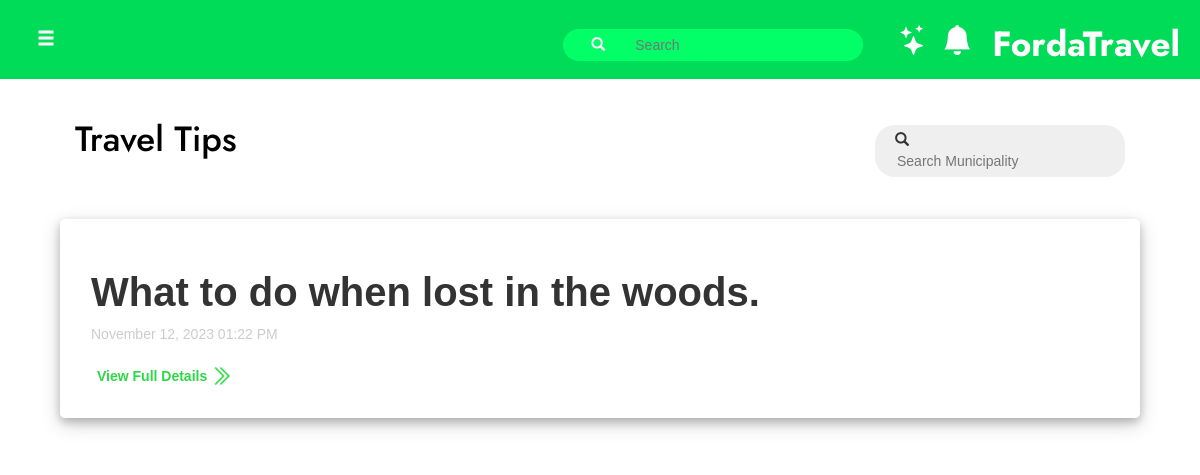
Page /userside/user_tips/u_tips.php (signed in) on the committed database.
### tables this page shows
CREATE TABLE `tbl_tips` (
  `id` int(11) NOT NULL,
  `admin_id` int(11) NOT NULL,
  `fld_title` varchar(255) DEFAULT NULL,
  `fld_content` mediumtext DEFAULT NULL,
  `fld_mainimage` varchar(500) DEFAULT NULL,
  `fld_images` mediumtext DEFAULT NULL,
  `fld_datetime` datetime DEFAULT NULL
);

### userside/user_tips/u_tips.php (the view, shortened to what this page needs)
<?php
    include("../../navbar.php");
    $municipal_name = "";
    if (isset($_SESSION['username'])) {
        $username = $_SESSION['username'];
        $result = $conn -> query("select * from tbl_users where fld_username like '$username'");
    }
?>
<!DOCTYPE html>
<html lang="en">
<head>
    <link rel="stylesheet" href="https://cdn.jsdelivr.net/npm/bootstrap-icons@1.11.1/font/bootstrap-icons.css">
    <link rel="stylesheet" href="u_tipstyle.css">
</head>
<body>
    <?php include_once("../../header.php"); ?>
    <div class="container fluid">
        <div class="contentdiv">
        <br>
            <div class="row" id="title_div">
                <div class="col-sm-6">
                    <h1 id="page-title"><a href="/tourism_information_system/userside/user_tips/u_tips.php">Travel Tips</a></h1>
                </div>
                <div class="col-sm-6">
                    <div class="searchdiv_m">
                            <div id="search_m">
                                <span class="glyphicon glyphicon-search">&nbsp;&nbsp;</span><input type="text" name="txt_search_m" id="txt_search_m" autocomplete="off" placeholder="Search Municipality " value ='<?php echo $municipal_name;?>'>
                            </div>
                        </div>
                    </div>
                </div>
            </div>
            <div class="result_tipsdiv" style='<?php
                if(isset($_GET["tips_id"])){
                    echo "display: none";
                }else{
                    echo "display: block";
                }
            ?>'>
                    <?php
                        if(isset($_GET["municipality"])){
                            $result = $conn->query("select * from tbl_tips where admin_id = '$_GET[municipality]' order by fld_datetime DESC");
                        }else{
                            $result = $conn->query("select * from tbl_tips order by fld_datetime DESC");
                        }
                        while ($row = $result->fetch_assoc()) {
                            echo "<div class='row'>
                                    <div class='tips_container'>
                                        <div class='shortcutsdiv' >";
                                        echo "<div class='centeredtxt'>
                                                <h4 class='tips_title'>{$row['fld_title']}</h4>";
                                                $date = date_create("{$row["fld_datetime"]}");
                                                $date_time = date_format($date,"F j, Y h:i A");
                                        echo "<span class='tips_date'>$date_time</span>
                                                </div>
                                        </div><br>
                                        <button type='button' class='btn_more' tips_id='$row[id]'><span id='txt_more'>View Full Details</span><img id='more_icon' src='/tourism_information_system/btn_icons/more_icon.png'/></button>
                                    </div>
                                </div>";
                        }
                    ?>
            </div>
        </div>
        <br><br>
    <br><br>
</body>
</html>

### userside/user_tips/u_tipstyle.css (style rules this page uses)
body { background-color: white; overflow: auto; }
.contentdiv { width: 100%; position: relative; margin: auto; margin-top: 80px; }
.container { width: 100%; }
#title_div { padding-left: 30px; padding-right: 30px; }
a, a:active, a:visited, a:link { text-decoration: none; color: black; }
.result_tipsdiv { margin-top: 50px; padding-left: 30px; padding-right: 30px; width: 100%; height: auto; }
.tips_container { padding: 30px; border: 1px solid white; box-shadow: 0 4px 8px 0 rgba(0, 0, 0, 0.2), 0 6px 20px 0 rgba(0, 0, 0, 0.19); border-radius: 5px; margin-bottom: 30px; }
.centeredtxt { top: 100%; width: 100%; padding-top: 10px; }
.tips_title { font-weight: bold; font-size: 40px; }
.tips_date { color: #cccccc; }
.btn_more { background: transparent; border: none; }
#more_icon { vertical-align: middle; width: 25px; height: auto; padding-left: 5px; }
#txt_more, #txt_back { vertical-align: middle; font-weight: bold; color: #2DD846; }
#page-title { font-size: 35px; font-family: 'Jost', sans-serif; }
.searchdiv_m { position: relative; display: block; margin-top: 25px; }
#search_m { background-color: rgb(239, 239, 239); padding: 5px; padding-left: 20px; border-radius: 20px; width: 250px; white-space: normal; position: absolute; z-index: 5; right: 0; }
#txt_search_m { border: none; background: transparent; outline: none; }

### navbar.php (style rules this page uses)
body { margin: 0; font-family: Arial, Helvetica, sans-serif; }

### rows in the picture
tbl_tips: fld_title "What to do when lost in the woods.", fld_datetime "November 12, 2023 01:22 PM"
